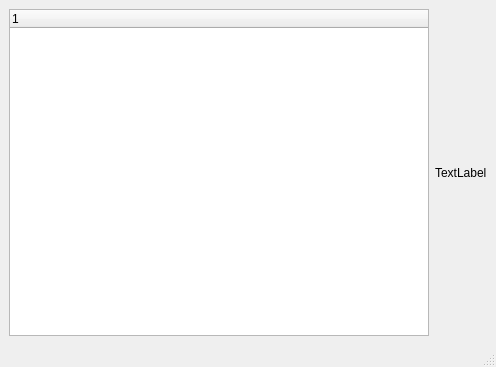
<?xml version="1.0" encoding="UTF-8"?>
<ui version="4.0">
 <class>VisorImagenes</class>
 <widget class="QMainWindow" name="VisorImagenes">
  <property name="geometry">
   <rect>
    <x>0</x>
    <y>0</y>
    <width>496</width>
    <height>367</height>
   </rect>
  </property>
  <property name="windowTitle">
   <string>MainWindow</string>
  </property>
  <widget class="QWidget" name="centralwidget">
   <layout class="QGridLayout" name="gridLayout_2">
    <item row="0" column="0">
     <widget class="QTreeWidget" name="VisorArbol">
      <column>
       <property name="text">
        <string notr="true">1</string>
       </property>
      </column>
     </widget>
    </item>
    <item row="0" column="1">
     <widget class="QLabel" name="label">
      <property name="text">
       <string>TextLabel</string>
      </property>
     </widget>
    </item>
   </layout>
  </widget>
  <widget class="QStatusBar" name="statusbar"/>
 </widget>
 <resources/>
 <connections/>
</ui>
